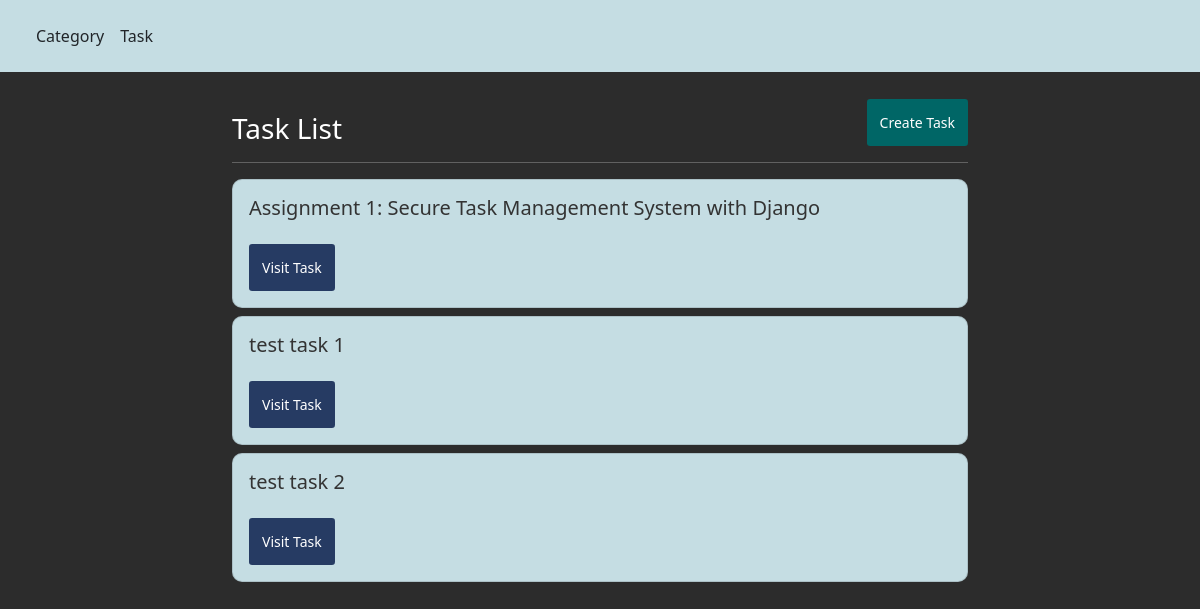
Page /task-list/ on the committed database.
### tasks_app/models.py (models this page shows, shortened)
class Task(models.Model):
    id = models.AutoField(primary_key=True)
    title = models.CharField(max_length=255)
    description = models.TextField()
    due_date = models.DateField()
    status_options = (
        (1, "Pending"),
        (2, "In Progress"),
        (3, "Completed"),
    )
    status = models.IntegerField(choices=status_options)
    priority_options = (
        (1, "Low"),
        (2, "Medium"),
        (3, "High"),
    )
    priority = models.IntegerField(choices=priority_options)
    category = models.ForeignKey(Category, on_delete=models.CASCADE)

### tasks_app/views.py (the view)
# urls.py: path('task-list/', views.task_list, name="task_list"),
def task_list(request):
    task_list = Task.objects.order_by('title')
    task_list_dictionary = {'tasks': task_list, 'title': 'List | Task'}
    return render(request, 'task_list.html', context=task_list_dictionary)

### tasks_app/templates/task_list.html
<!DOCTYPE html>
{% extends "base.html" %} {% block body_block %}
<div class="container px-0">
  <div class="row">
    <div class="col-10">
      <h3 class="mt-4 mb-0">Task List</h3>
    </div>
    <div class="col-2 d-flex justify-content-end mt-auto">
      <a
        href="{% url 'tasks_app:task_create' %}"
        class="btn btn-sm btn-new my-auto"
        >Create Task</a
      >
    </div>
  </div>
</div>
<hr />
{% if tasks %} {% for task in tasks %}
<div class="card my-2">
  <div class="card-body">
    <h5 class="card-title">{{ task.title }}</h5>
    <a
      href="{% url 'tasks_app:task_detail' task_id=task.id %}"
      class="btn btn-sm btn-regular mt-3"
      >Visit Task</a
    >
  </div>
</div>
{% endfor %} {% else %}
<div class="card my-2">
  <div class="card-body">
    <h5 class="card-title">No Tasks Available</h5>
  </div>
</div>
{% endif %} {% endblock %}

### tasks_app/templates/base.html (style rules this page uses)
body { background-color: #2c2c2c; color: white; }
.card { background-color: #c5dde3; color: #333333; border-radius: 10px; }
.btn { padding: 0.75rem; }
.btn-new, .btn-new:hover { background-color: #006666; color: white; }
.btn-regular, .btn-regular:hover { background-color: #263b63; color: white; }

### rows in the picture
Task: title "Assignment 1: Secure Task Management System with Django"
Task: title "test task 1"
Task: title "test task 2"
